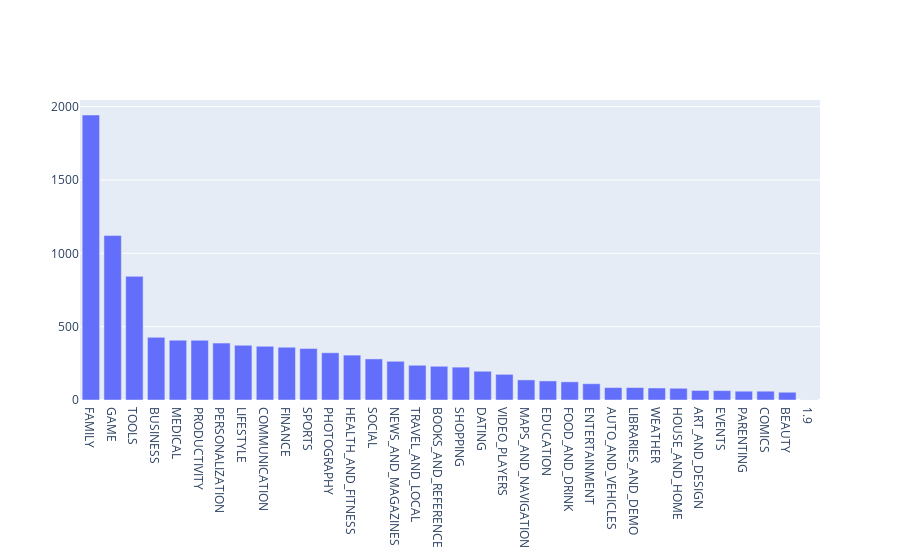

The notebook cell this image was saved under:
### Markdown cell above
### *Exploring App Categories*
Google Play, with over 1 billion active users in 190 countries worldwide, is a key distribution tool for building a global audience. Businesses must make their apps more rapidly and easily discoverable on Google Play in order to get them in front of users. Google has introduced the concept of categorizing apps to better the overall search experience. 

This brings us to the following questions:
1. Which category has the highest share of (active) apps in the market?
2. Is any specific category dominating the market?
3. Which categories have the fewest number of apps?

We will find that our dataset has `34` distinct app categories. The most popular apps on the market are those for **families** and **games**. Suprisingly, *business, medicine, and tools* apps also rank high.

### Code cell
import plotly
plotly.offline.init_notebook_mode(connected=True)
import plotly.graph_objs as go

# Print the total number of unique categories
num_categories = len(apps['Category'].unique())
print('Number of categories = ', num_categories)

# Count the number of apps in each 'Category'. 
num_apps_in_category = apps['Category'].value_counts()

# Sort num_apps_in_category in descending order based on the count of apps in each category
sorted_num_apps_in_category = num_apps_in_category.sort_values(ascending=False)

data = [go.Bar(
        x = num_apps_in_category.index, # index = category name
        y = num_apps_in_category.values, # value = count
)]

plotly.offline.iplot(data)

### Figure 1 — Plotly figure (JSON) as saved in the notebook; plotly's stock layout.template omitted (floating-point values rounded to 4 significant figures)
{"data": [{"type": "bar", "x": ["FAMILY", "GAME", "TOOLS", "BUSINESS", "MEDICAL", "PRODUCTIVITY", "PERSONALIZATION", "LIFESTYLE", "COMMUNICATION", "FINANCE", "SPORTS", "PHOTOGRAPHY", "HEALTH_AND_FITNESS", "SOCIAL", "NEWS_AND_MAGAZINES", "TRAVEL_AND_LOCAL", "BOOKS_AND_REFERENCE", "SHOPPING", "DATING", "VIDEO_PLAYERS", "MAPS_AND_NAVIGATION", "EDUCATION", "FOOD_AND_DRINK", "ENTERTAINMENT", "AUTO_AND_VEHICLES", "LIBRARIES_AND_DEMO", "WEATHER", "HOUSE_AND_HOME", "ART_AND_DESIGN", "EVENTS", "PARENTING", "COMICS", "BEAUTY", "1.9"], "y": [1943, 1121, 843, 427, 408, 407, 388, 373, 366, 360, 351, 322, 306, 280, 264, 237, 230, 224, 196, 175, 137, 130, 124, 111, 85, 85, 82, 80, 65, 64, 60, 60, 53, 1]}], "layout": {}}
